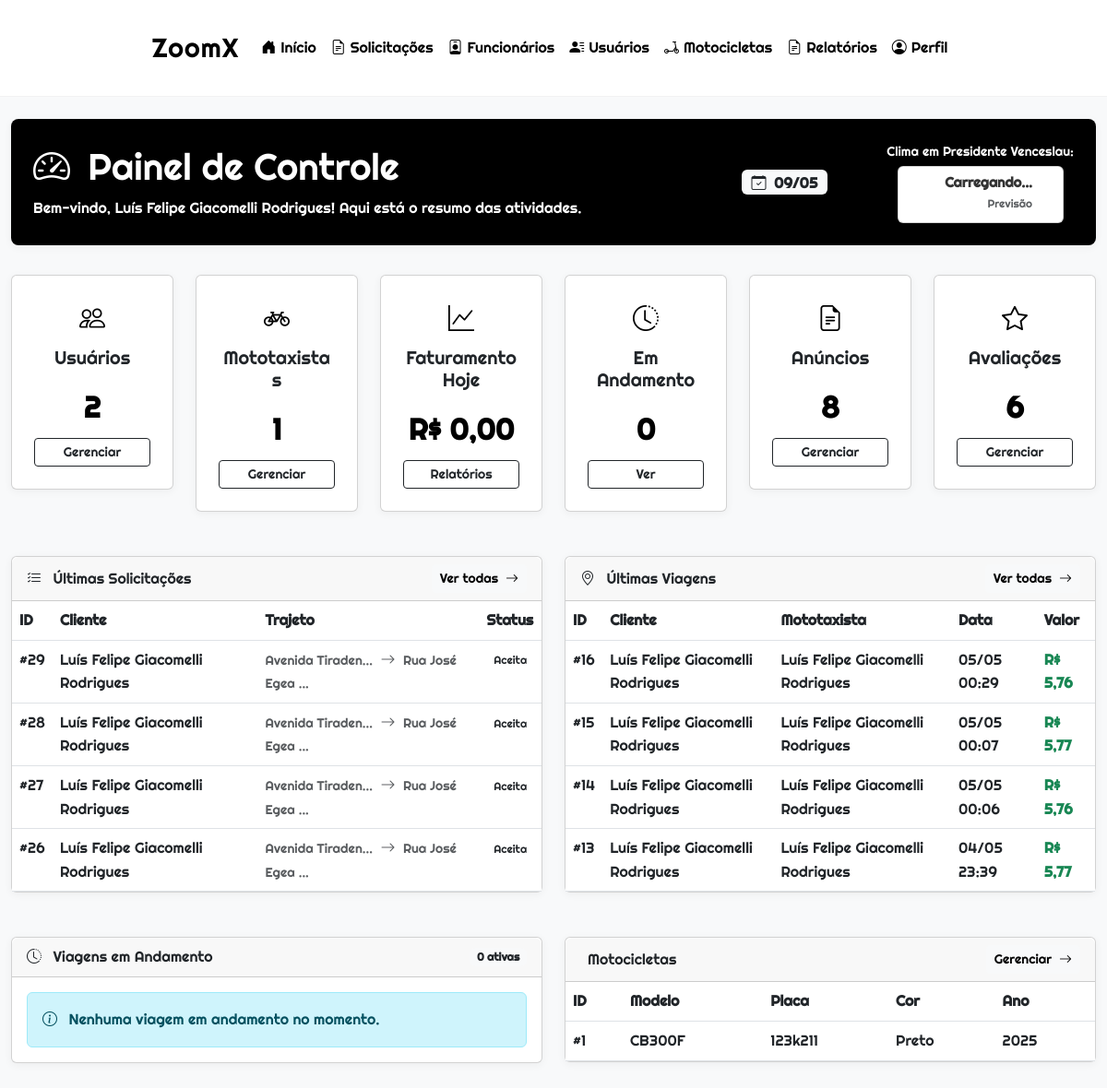
Page /admin/index.php (signed in) on the committed database.
### tables this page shows
CREATE TABLE `solicitacoes` (
  `sol_codigo` int(11) NOT NULL,
  `sol_origem` varchar(255) NOT NULL,
  `sol_destino` varchar(255) NOT NULL,
  `sol_valor` decimal(10,2) NOT NULL,
  `sol_formapagamento` varchar(50) NOT NULL,
  `sol_distancia` decimal(10,2) NOT NULL,
  `sol_data` datetime NOT NULL,
  `usu_codigo` int(11) NOT NULL,
  `sol_largura` decimal(10,2) DEFAULT NULL,
  `sol_comprimento` decimal(10,2) DEFAULT NULL,
  `sol_peso` decimal(10,2) DEFAULT NULL,
  `sol_status` varchar(50) NOT NULL,
  `sol_servico` varchar(50) NOT NULL,
  `sol_observacoes` varchar(1000) DEFAULT NULL
);

CREATE TABLE `usuarios` (
  `usu_codigo` int(11) NOT NULL,
  `usu_nome` varchar(255) NOT NULL,
  `usu_email` varchar(255) NOT NULL,
  `usu_senha` varchar(255) NOT NULL,
  `usu_telefone` varchar(15) NOT NULL,
  `usu_ativo` tinyint(1) DEFAULT NULL,
  `usu_created_at` timestamp NOT NULL DEFAULT current_timestamp(),
  `usu_updated_at` timestamp NOT NULL DEFAULT current_timestamp() ON UPDATE current_timestamp()
);

CREATE TABLE `viagens` (
  `via_codigo` int(11) NOT NULL,
  `fun_codigo` int(11) NOT NULL,
  `sol_codigo` int(11) NOT NULL,
  `usu_codigo` int(11) NOT NULL,
  `via_origem` varchar(255) NOT NULL,
  `via_destino` varchar(255) NOT NULL,
  `via_valor` decimal(10,2) NOT NULL,
  `via_formapagamento` varchar(50) NOT NULL,
  `via_data` datetime NOT NULL,
  `via_servico` varchar(50) NOT NULL,
  `via_status` varchar(50) NOT NULL,
  `via_observacoes` varchar(1000) DEFAULT NULL
);

CREATE TABLE `funcionarios` (
  `fun_codigo` int(11) NOT NULL,
  `fun_nome` varchar(255) NOT NULL,
  `fun_email` varchar(255) NOT NULL,
  `fun_telefone` varchar(15) NOT NULL,
  `fun_data_contratacao` date NOT NULL,
  `fun_cnh` varchar(20) DEFAULT NULL,
  `fun_ativo` tinyint(1) NOT NULL DEFAULT 1,
  `fun_senha` varchar(255) NOT NULL,
  `fun_cargo` varchar(100) NOT NULL
);

CREATE TABLE `motocicletas` (
  `mot_codigo` int(11) NOT NULL,
  `mot_modelo` varchar(100) NOT NULL,
  `mot_placa` varchar(10) NOT NULL,
  `mot_ano` int(11) NOT NULL,
  `fun_codigo` int(11) NOT NULL,
  `mot_cor` varchar(50) NOT NULL
);

### admin/index.php (the view, shortened to what the rows shown need)
<?php
$conexao = conexao::getInstance();
$sqlSolicitacoes = "SELECT s.sol_codigo, s.sol_origem, s.sol_destino, s.sol_data,
                           u.usu_nome, s.sol_status
                    FROM solicitacoes s
                    INNER JOIN usuarios u ON s.usu_codigo = u.usu_codigo
                    ORDER BY s.sol_data DESC
                    LIMIT 4";
$solicitacoes = $conexao->query($sqlSolicitacoes)->fetchAll(PDO::FETCH_ASSOC);
$sqlViagens = "SELECT v.via_codigo, v.via_data, v.via_valor,
                      u.usu_nome, f.fun_nome as mototaxista
               FROM viagens v
               INNER JOIN usuarios u ON v.usu_codigo = u.usu_codigo
               INNER JOIN funcionarios f ON v.fun_codigo = f.fun_codigo
               ORDER BY v.via_data DESC
               LIMIT 4";
$viagens = $conexao->query($sqlViagens)->fetchAll(PDO::FETCH_ASSOC);
$sql = "SELECT * FROM motocicletas ORDER BY mot_codigo DESC LIMIT 5";
$motocicletas = $conexao->query($sql)->fetchAll(PDO::FETCH_ASSOC);
?>
<!DOCTYPE html>
<html lang="pt-BR">
<head>
    <link href="https://cdn.jsdelivr.net/npm/bootstrap@5.3.0/dist/css/bootstrap.min.css" rel="stylesheet">
    <link rel="stylesheet" href="https://cdn.jsdelivr.net/npm/bootstrap-icons@1.10.0/font/bootstrap-icons.css">
    <link rel="stylesheet" href="../css/index_admin.css">
</head>
<body>
    <?php include '../components/header_admin.php'; ?>
    <div class="container-fluid py-4">
        <div class="dashboard-header">
            <div class="row align-items-center">
                <div class="col-md-8">
                    <h1><i class="bi bi-speedometer2 me-2"></i> Painel de Controle</h1>
                </div>
            </div>
        </div>
        <div class="row">
            <div class="col-lg-6">
                <div class="card card-custom">
                    <div class="card-body p-0">
                        <?php if (count($solicitacoes) > 0): ?>
                            <div class="table-responsive">
                                <table class="table table-hover mb-0">
                                    <thead>
                                        <tr>
                                            <th>ID</th>
                                            <th>Cliente</th>
                                            <th>Trajeto</th>
                                            <th>Status</th>
                                        </tr>
                                    </thead>
                                    <tbody>
                                        <?php foreach ($solicitacoes as $solicitacao): ?>
                                            <tr>
                                                <td>#<?= $solicitacao['sol_codigo'] ?></td>
                                                <td><?= htmlspecialchars($solicitacao['usu_nome']) ?></td>
                                                <td>
                                                    <small class="text-muted"><?= htmlspecialchars(substr($solicitacao['sol_origem'], 0, 15)) ?>...</small>
                                                    <i class="bi bi-arrow-right mx-1 text-muted"></i>
                                                    <small class="text-muted"><?= htmlspecialchars(substr($solicitacao['sol_destino'], 0, 15)) ?>...</small>
                                                </td>
                                                <td>
                                                    <?php
                                                    $status = strtolower($solicitacao['sol_status']);
                                                    if ($status === 'pendente') {
                                                        echo "<form action='solicitacoes.php' method='get' style='display:inline;'> <button type='submit' class='btn btn-warning'><i class='bi bi-hourglass-split me-1'></i> Pendente</button></form>";
                                                    } else {
                                                        $statusClass = 'status-' . $status;
                                                        echo "<span class='status-badge {$statusClass}'>";
                                                        echo ucfirst($solicitacao['sol_status']) . "</span>";
                                                    }
                                                    ?>
                                                </td>
                                            </tr>
                                        <?php endforeach; ?>
                                    </tbody>
                                </table>
                            </div>
                        <?php else: ?>
                            <div class="alert alert-info m-3">
                                <i class="bi bi-info-circle me-2"></i> Nenhuma solicitação recente encontrada.
                            </div>
                        <?php endif; ?>
                    </div>
                </div>
            </div>
            <div class="col-lg-6">
                <div class="card card-custom">
                    <div class="card-body p-0">
                        <?php if (count($viagens) > 0): ?>
                            <div class="table-responsive">
                                <table class="table table-hover mb-0">
                                    <thead>
                                        <tr>
                                            <th>ID</th>
                                            <th>Cliente</th>
                                            <th>Mototaxista</th>
                                            <th>Data</th>
                                            <th>Valor</th>
                                        </tr>
                                    </thead>
                                    <tbody>
                                        <?php foreach ($viagens as $viagem): ?>
                                            <tr>
                                                <td>#<?= $viagem['via_codigo'] ?></td>
                                                <td><?= htmlspecialchars($viagem['usu_nome']) ?></td>
                                                <td><?= htmlspecialchars($viagem['mototaxista']) ?></td>
                                                <td><?= date('d/m H:i', strtotime($viagem['via_data'])) ?></td>
                                                <td class="fw-bold text-success">R$ <?= number_format($viagem['via_valor'], 2, ',', '.') ?></td>
                                            </tr>
                                        <?php endforeach; ?>
                                    </tbody>
                                </table>
                            </div>
                        <?php else: ?>
                            <div class="alert alert-info m-3">
                                <i class="bi bi-info-circle me-2"></i> Nenhuma viagem recente encontrada.
                            </div>
                        <?php endif; ?>
                    </div>
                </div>
            </div>
        </div>
        <div class="row mt-4" id="viagens-andamento">
            <div class="col-6" id="motocicletas">
                <div class="card card-custom">
                    <div class="card-body p-0">
                        <?php if (count($motocicletas) > 0): ?>
                            <div class="table-responsive">
                                <table class="table table-hover mb-0">
                                    <thead>
                                        <tr>
                                            <th>ID</th>
                                            <th>Modelo</th>
                                            <th>Placa</th>
                                            <th>Cor</th>
                                            <th>Ano</th>
                                        </tr>
                                    </thead>
                                    <tbody>
                                        <?php foreach ($motocicletas as $motocicleta): ?>
                                            <tr>
                                                <td>#<?= $motocicleta['mot_codigo'] ?></td>
                                                <td><?= htmlspecialchars($motocicleta['mot_modelo']) ?></td>
                                                <td><?= htmlspecialchars($motocicleta['mot_placa']) ?></td>
                                                <td><?= htmlspecialchars($motocicleta['mot_cor']) ?></td>
                                                <td><?= htmlspecialchars($motocicleta['mot_ano']) ?></td>
                                            </tr>
                                        <?php endforeach; ?>
                                    </tbody>
                                </table>
                            </div>
                <?php endif; ?>
                </div>
            </div>
        </div>
    </div>
</body>
</html>

### rows in the picture
solicitacoes: sol_codigo "29", usu_codigo.usu_nome "Luís Felipe Giacomelli Rodrigues", sol_origem "Avenida Tiraden", sol_destino "Rua José Egea", sol_status "Aceita"
solicitacoes: sol_codigo "28", usu_codigo.usu_nome "Luís Felipe Giacomelli Rodrigues", sol_origem "Avenida Tiraden", sol_destino "Rua José Egea", sol_status "Aceita"
solicitacoes: sol_codigo "27", usu_codigo.usu_nome "Luís Felipe Giacomelli Rodrigues", sol_origem "Avenida Tiraden", sol_destino "Rua José Egea", sol_status "Aceita"
solicitacoes: sol_codigo "26", usu_codigo.usu_nome "Luís Felipe Giacomelli Rodrigues", sol_origem "Avenida Tiraden", sol_destino "Rua José Egea", sol_status "Aceita"
viagens: via_codigo "16", usu_codigo.usu_nome "Luís Felipe Giacomelli Rodrigues", fun_codigo.fun_nome "Luís Felipe Giacomelli Rodrigues", via_data "05/05 00:29", via_valor "5,76"
viagens: via_codigo "15", usu_codigo.usu_nome "Luís Felipe Giacomelli Rodrigues", fun_codigo.fun_nome "Luís Felipe Giacomelli Rodrigues", via_data "05/05 00:07", via_valor "5,77"
viagens: via_codigo "14", usu_codigo.usu_nome "Luís Felipe Giacomelli Rodrigues", fun_codigo.fun_nome "Luís Felipe Giacomelli Rodrigues", via_data "05/05 00:06", via_valor "5,76"
viagens: via_codigo "13", usu_codigo.usu_nome "Luís Felipe Giacomelli Rodrigues", fun_codigo.fun_nome "Luís Felipe Giacomelli Rodrigues", via_data "04/05 23:39", via_valor "5,77"
motocicletas: mot_codigo "1", mot_modelo "CB300F", mot_placa "123k211", mot_cor "Preto", mot_ano "2025"

### other values in the picture
$_SESSION['nome'] "Luís Felipe Giacomelli Rodrigues"
$totalUsuarios "2"
$totalMototaxistas "1"
$faturamentoHoje "0,00"
$viagensAndamentoCount "0"
$anunciosPublicados['total'] "8"
$avaliacoes['total'] "6"
